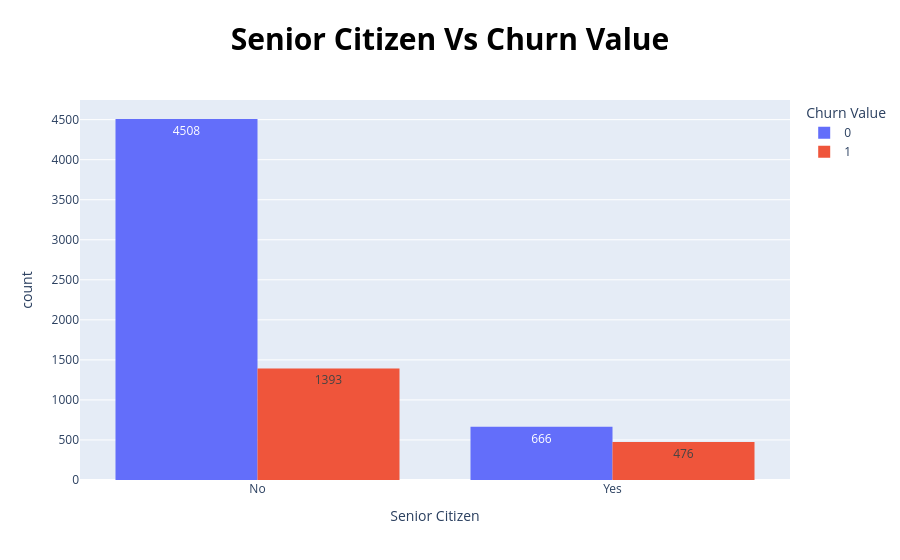

Notebook cell for this chart:
### Code cell
algorithm.pie_chart('Senior Citizen' , data_frame)
algorithm.bar_pixel_plot(data_frame , 'Senior Citizen' , 'Churn Value')

### Figure 1 — Plotly figure (JSON) as saved in the notebook; plotly's stock layout.template omitted (floating-point values rounded to 4 significant figures)
{"data": [{"alignmentgroup": "True", "bingroup": "x", "histfunc": "sum", "hovertemplate": "Churn Value=0<br>Senior Citizen=%{x}<br>sum of count=%{y}<extra></extra>", "legendgroup": "0", "marker": {"color": "#636efa", "pattern": {"shape": ""}}, "name": "0", "offsetgroup": "0", "orientation": "v", "showlegend": true, "texttemplate": "%{value}", "type": "histogram", "x": ["No", "Yes"], "xaxis": "x", "y": [4508, 666], "yaxis": "y"}, {"alignmentgroup": "True", "bingroup": "x", "histfunc": "sum", "hovertemplate": "Churn Value=1<br>Senior Citizen=%{x}<br>sum of count=%{y}<extra></extra>", "legendgroup": "1", "marker": {"color": "#EF553B", "pattern": {"shape": ""}}, "name": "1", "offsetgroup": "1", "orientation": "v", "showlegend": true, "texttemplate": "%{value}", "type": "histogram", "x": ["No", "Yes"], "xaxis": "x", "y": [1393, 476], "yaxis": "y"}], "layout": {"barmode": "group", "legend": {"title": {"text": "Churn Value"}, "tracegroupgap": 0}, "title": {"font": {"color": "black", "size": 30}, "text": "<b>Senior Citizen Vs Churn Value", "x": 0.5}, "xaxis": {"anchor": "y", "domain": [0, 1], "title": {"text": "Senior Citizen"}}, "yaxis": {"anchor": "x", "domain": [0, 1], "title": {"text": "count"}}}}
